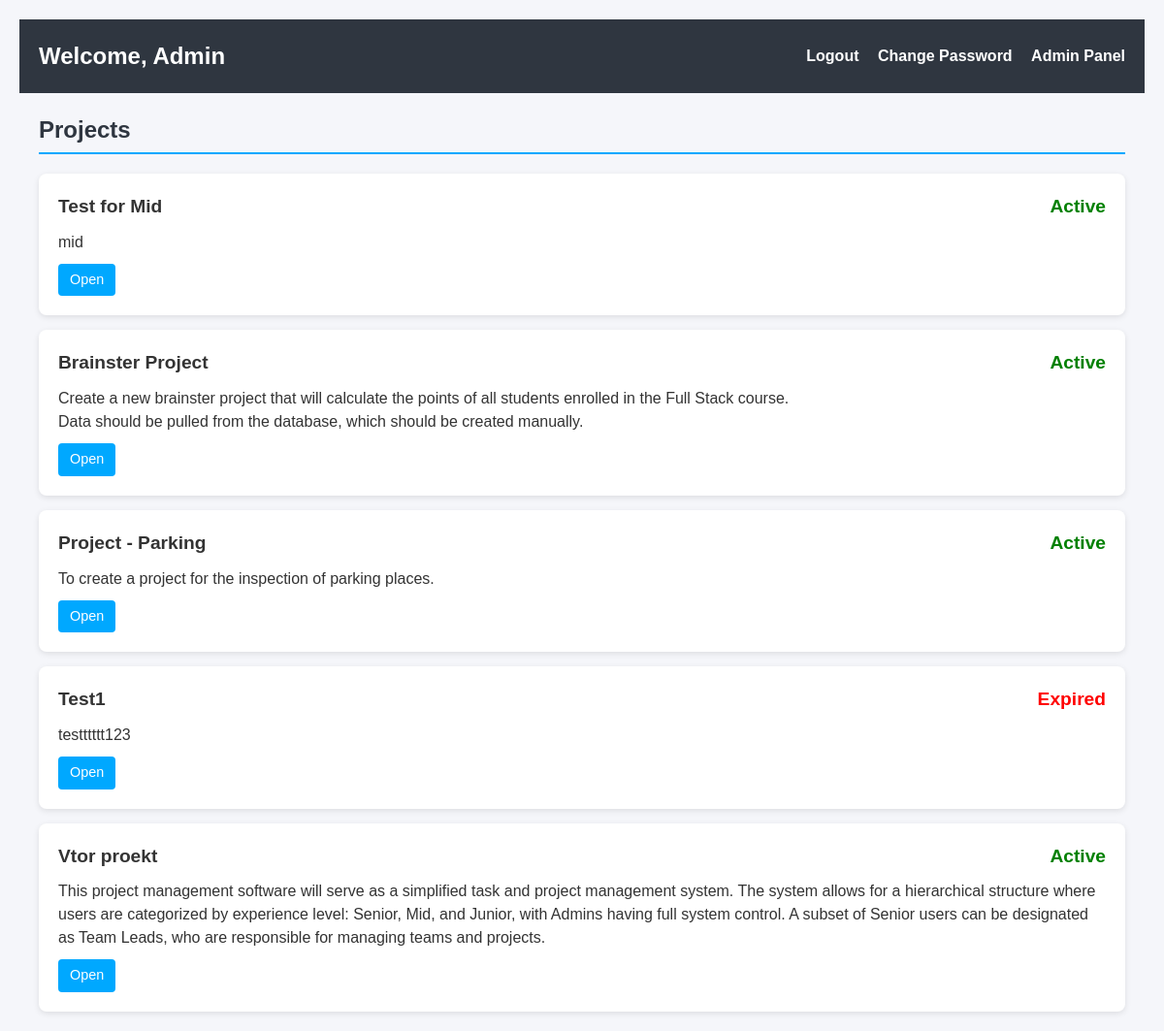
The app's page /dashboard.php (signed in) with its own data.
### tables this page shows
CREATE TABLE `users` (
  `id` int(11) NOT NULL,
  `name` varchar(100) NOT NULL,
  `email` varchar(150) NOT NULL,
  `password` varchar(255) NOT NULL,
  `level` enum('Admin','TeamLead','Senior','Mid','Junior') NOT NULL DEFAULT 'Junior',
  `approved` tinyint(1) NOT NULL DEFAULT 0,
  `created_at` timestamp NOT NULL DEFAULT current_timestamp()
);

CREATE TABLE `projects` (
  `id` int(11) NOT NULL,
  `title` varchar(255) NOT NULL,
  `description` text DEFAULT NULL,
  `requirements` text DEFAULT NULL,
  `estimated_time` varchar(100) DEFAULT NULL,
  `team_lead_id` int(11) DEFAULT NULL,
  `status` enum('Active','Done','Expired') DEFAULT 'Active',
  `deadline` date DEFAULT NULL,
  `created_at` timestamp NOT NULL DEFAULT current_timestamp()
);

### src/auth.php (called while the page is built, shortened)
<?php
require_once __DIR__.'/db.php';
function currentUser(){
    return $_SESSION['user'] ?? null; }
function isAdmin(){
    $u=currentUser();
    return $u && $u['level']==='Admin'; }
function userLevel($userId){
    global $pdo;
    $stmt = $pdo->prepare("SELECT level FROM users WHERE id=?");
    $stmt->execute([$userId]);
    return $stmt->fetchColumn();
}

### src/controllers/projects.php (called while the page is built, shortened)
<?php
require_once __DIR__.'/../middleware.php';
function getProjectsForUser($userId){
    global $pdo; $lvl=userLevel($userId);
    if($lvl==='Admin'){
        $stmt=$pdo->query("SELECT * FROM projects ORDER BY created_at DESC");
        return $stmt->fetchAll(); }
        $stmt=$pdo->prepare("SELECT DISTINCT p.* FROM projects p LEFT JOIN project_members pm ON p.id = pm.project_id WHERE p.team_lead_id = ? OR pm.user_id = ? ORDER BY p.created_at DESC");
        $stmt->execute([$userId,$userId]);
        return $stmt->fetchAll(); }

### public/dashboard.php (the view, shortened to what this page needs)
<?php
require_once __DIR__.'/../src/auth.php';
require_once __DIR__.'/../src/controllers/projects.php';
$user = currentUser();
$projects = getProjectsForUser($user['id']);
?>
<!doctype html>
<html>
<head>
    <link rel='stylesheet' href='css/styles.css'>
</head>
<body>
<header>
    <h1>Welcome, <?=htmlspecialchars($user['name'])?></h1>
    <div>
        <a href='logout.php'>Logout</a>
        <a href='change_password.php'>Change Password</a>
        <?php if(isAdmin()): ?>
            <a href='admin_panel.php'>Admin Panel</a>
        <?php endif; ?>
    </div>
</header>
<main>
<h2>Projects</h2>
<?php if(count($projects) > 0): ?>
    <?php foreach($projects as $p): ?>
        <div class='project'>
            <h3>
                <?=htmlspecialchars($p['title'])?>
                <span class="<?= $p['status'] === 'Expired' ? 'status-expired' : 'status-active' ?>">
                    <?=htmlspecialchars($p['status'])?>
                </span>
            </h3>
            <p><?=nl2br(htmlspecialchars($p['description'] ?? ''))?></p>
            <a href='project_view.php?id=<?=$p['id']?>'>Open</a>
        </div>
    <?php endforeach; ?>
<?php else: ?>
    <p>No projects available.</p>
<?php endif; ?>
</main>
</body>
</html>

### public/css/styles.css (style rules this page uses)
body { font-family: Arial, Helvetica, sans-serif; margin: 20px; background: #f6f8fa }
header { display: flex; justify-content: space-between; align-items: center }
.project, .task { background: #fff; padding: 12px; margin: 8px 0; border-radius: 6px }

### public/dashboard.php (style rules this page uses)
* { box-sizing: border-box; margin: 0; padding: 0; }
body { font-family: Arial, sans-serif; background-color: #f5f6fa; color: #333; line-height: 1.5; }
header { background-color: #2f3640; color: white; padding: 20px; display: flex; justify-content: space-between; align-items: center; }
header h1 { font-size: 1.5rem; }
header a { color: white; text-decoration: none; margin-left: 15px; font-weight: bold; }
main { max-width: 1200px; margin: 20px auto; padding: 0 20px; }
h2 { margin-bottom: 20px; color: #2f3640; border-bottom: 2px solid #00a8ff; padding-bottom: 5px; }
.project { background-color: white; border-radius: 8px; padding: 20px; margin-bottom: 15px; box-shadow: 0 2px 6px rgba(0,0,0,0.1); transition: transform 0.2s, box-shadow 0.2s; }
.project h3 { font-size: 1.2rem; margin-bottom: 10px; display: flex; align-items: center; justify-content: space-between; }
.project p { margin-bottom: 10px; }
.project a { display: inline-block; padding: 6px 12px; background-color: #00a8ff; color: white; text-decoration: none; border-radius: 4px; font-size: 0.9rem; transition: background-color 0.2s; }
.status-active { color: green; font-weight: bold; }
.status-expired { color: red; font-weight: bold; }

### records on screen
users: level "Admin"
projects: title "Test for Mid", status "Active", description "mid"
projects: title "Brainster Project", status "Active", description "Create a new brainster project that will calculate the points of all students enrolled in the Full Stack course. Data should be pulled from the database, which should be created manually."
projects: title "Project - Parking", status "Active", description "To create a project for the inspection of parking places."
projects: title "Test1", status "Expired", description "testttttt123"
projects: title "Vtor proekt", status "Active", description "This project management software will serve as a simplified task and project management system. The system allows for a hierarchical structure where users are categorized by experience level: Senior, Mid, and Junior, with Admins having full system control. A subset of Senior users can be designated as Team Leads, who are responsible for managing teams and projects."
